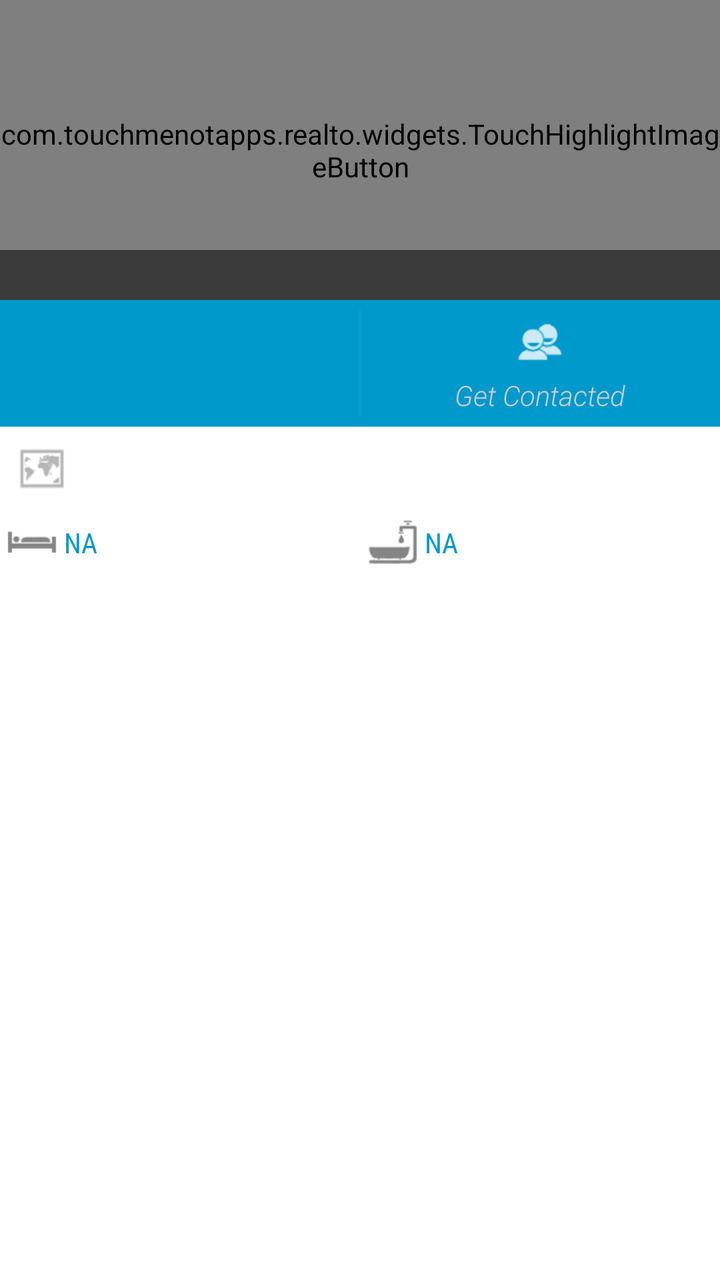
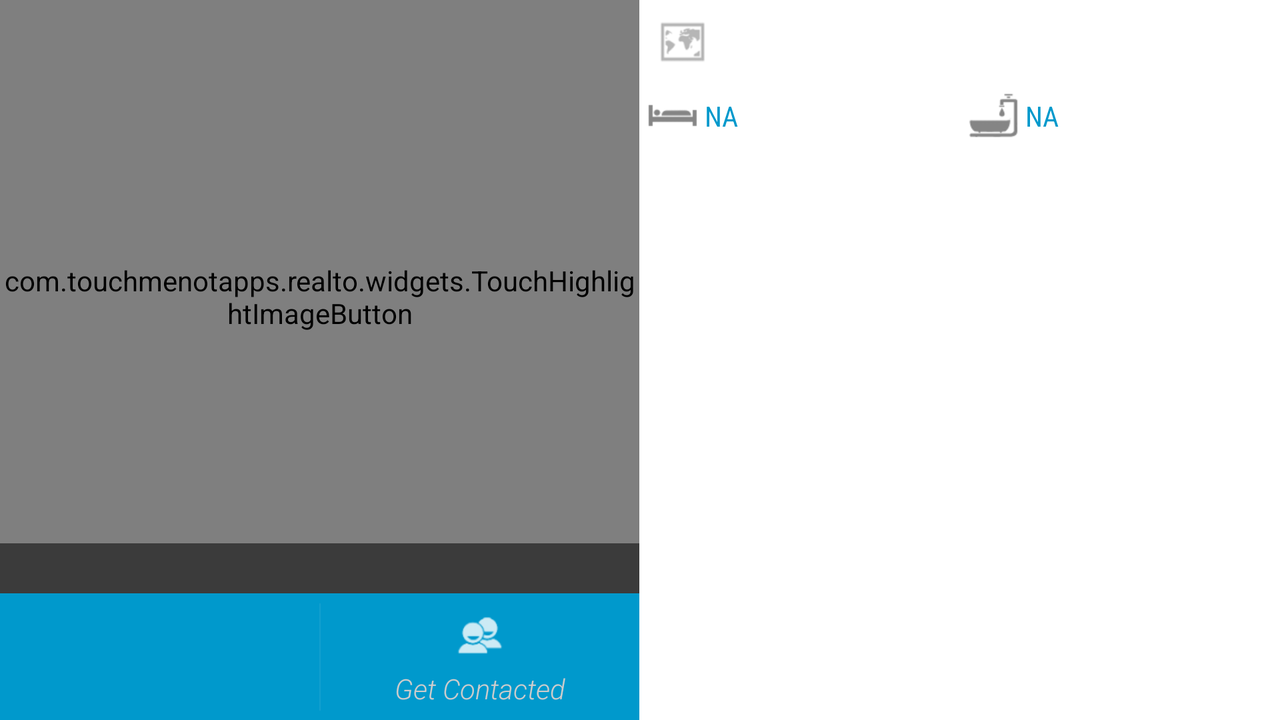

An Android layout and its configuration variant, each rendered on a device that would load it. The default file and the variant file are quoted in full after the pictures.
<!-- AndroidManifest.xml: application theme AppTheme -->
<!-- res/layout/fragment_property_details.xml -->
<?xml version="1.0" encoding="utf-8"?>

<RelativeLayout xmlns:android="http://schemas.android.com/apk/res/android"
    android:layout_width="match_parent"
    android:layout_height="match_parent"
    android:orientation="vertical" >

    <com.touchmenotapps.realto.widgets.TouchHighlightImageButton
        android:id="@+id/property_details_header_image"
        android:layout_width="match_parent"
        android:layout_height="@dimen/property_details_image_height"
        android:scaleType="centerCrop"
        android:src="@drawable/logo" />

    <TextView
        android:id="@+id/property_details_title_text"
        android:layout_width="match_parent"
        android:layout_height="wrap_content"
        android:layout_alignBottom="@+id/property_details_header_image"
        android:background="@color/transparent_background_color"
        android:fontFamily="sans-serif-condensed"
        android:gravity="center"
        android:padding="3dp"
        android:textColor="@android:color/white"
        android:textStyle="bold" />

    <LinearLayout
        android:id="@+id/property_contact_holder"
        android:layout_width="match_parent"
        android:layout_height="wrap_content"
        android:layout_below="@+id/property_details_header_image"
        android:background="@android:color/holo_blue_dark"
        android:divider="?android:dividerVertical"
        android:dividerPadding="5dp"
        android:gravity="center"
        android:orientation="horizontal"
        android:showDividers="middle" >

        <LinearLayout
            android:layout_width="match_parent"
            android:layout_height="match_parent"
            android:layout_weight="1"
            android:orientation="vertical"
            android:paddingBottom="10dp"
            android:paddingTop="10dp" >

            <TextView
                android:id="@+id/property_details_price"
                android:layout_width="match_parent"
                android:layout_height="wrap_content"
                android:fontFamily="sans-serif-condensed"
                android:gravity="center_horizontal"
                android:singleLine="true"
                android:textColor="@android:color/white"
                android:textSize="18sp"
                android:textStyle="bold" />

            <TextView
                android:id="@+id/property_details_price_currency"
                android:layout_width="match_parent"
                android:layout_height="wrap_content"
                android:fontFamily="sans-serif-light"
                android:gravity="center_horizontal"
                android:singleLine="true"
                android:textColor="@color/text_color"
                android:textSize="14sp"
                android:textStyle="italic" />
        </LinearLayout>

        <Button
            android:id="@+id/property_details_interested_btn"
            android:layout_width="match_parent"
            android:layout_height="match_parent"
            android:layout_margin="5dp"
            android:layout_weight="1"
            android:background="?android:selectableItemBackground"
            android:drawableTop="@drawable/ic_action_contact"
            android:fontFamily="sans-serif-light"
            android:text="@string/interested"
            android:textColor="@color/text_color"
            android:textSize="14sp"
            android:textStyle="italic" />
    </LinearLayout>

    <ScrollView
        android:layout_width="match_parent"
        android:layout_height="match_parent"
        android:layout_below="@+id/property_contact_holder"
        android:fillViewport="true"
        android:overScrollMode="never" >

        <LinearLayout
            android:layout_width="match_parent"
            android:layout_height="wrap_content"
            android:orientation="vertical" >

            <TextView
                android:id="@+id/property_details_address"
                android:layout_width="match_parent"
                android:layout_height="wrap_content"
                android:background="?android:selectableItemBackground"
                android:drawableLeft="@drawable/ic_action_address"
                android:drawablePadding="3dp"
                android:fontFamily="sans-serif-light"
                android:padding="5dp"
                android:textColor="@color/body_text_color"
                android:textSize="16sp"
                android:textStyle="italic" />

            <LinearLayout
                android:layout_width="match_parent"
                android:layout_height="wrap_content"
                android:divider="?android:dividerVertical"
                android:dividerPadding="2dp"
                android:orientation="horizontal"
                android:showDividers="middle" >

                <TextView
                    android:id="@+id/property_detials_bedroom_count"
                    style="@style/DetailsRoomCountText"
                    android:drawableLeft="@drawable/ic_bedroom"/>

                <TextView
                    android:id="@+id/property_detials_bathroom_count"
                    style="@style/DetailsRoomCountText"
                    android:drawableLeft="@drawable/ic_bathroom" />
            </LinearLayout>

            <TextView
                android:id="@+id/property_details_description"
                android:layout_width="match_parent"
                android:layout_height="wrap_content"
                android:padding="5dp"
                android:textColor="@color/body_text_color"
                android:textSize="12sp" />
        </LinearLayout>
    </ScrollView>

</RelativeLayout>
<!-- resources referenced by this layout -->
<resources>
  <color name="body_text_color">#FF838383</color>
  <color name="text_color">#FFCCCCCC</color>
  <color name="transparent_background_color">#88000000</color>
  <dimen name="property_details_image_height">150dp</dimen>
  <!-- drawable ic_action_address: png bitmap (drawable-hdpi, 836 bytes) -->
  <!-- drawable ic_action_contact: png bitmap (drawable-hdpi, 689 bytes) -->
  <!-- drawable ic_bathroom: png bitmap (drawable-hdpi, 636 bytes) -->
  <!-- drawable ic_bedroom: png bitmap (drawable-hdpi, 364 bytes) -->
  <!-- drawable logo: png bitmap (drawable-nodpi, 6909 bytes) -->
  <string name="interested">Get Contacted</string>
  <style name="DetailsRoomCountText">
          <item name="android:layout_width">match_parent</item>
          <item name="android:layout_height">wrap_content</item>
          <item name="android:layout_weight">1</item>
          <item name="android:fontFamily">sans-serif-condensed</item>
          <item name="android:gravity">center_vertical</item>
          <item name="android:singleLine">true</item>
          <item name="android:text">@string/not_available</item>
          <item name="android:textColor">@android:color/holo_blue_dark</item>
      </style>
  <style name="AppTheme" parent="AppBaseTheme">
          
      </style>
  <string name="not_available">NA</string>
  <style name="AppBaseTheme" parent="android:Theme.Light">
          
      </style>
</resources>
<!-- res/layout-land/fragment_property_details.xml (the repository's variant of the layout above) -->
<!-- drawn on the phone turned sideways -->
<?xml version="1.0" encoding="utf-8"?>

<LinearLayout xmlns:android="http://schemas.android.com/apk/res/android"
    android:layout_width="match_parent"
    android:layout_height="match_parent"
    android:divider="?android:dividerVertical"
    android:orientation="horizontal"
    android:showDividers="middle" >

    <RelativeLayout
        android:layout_width="match_parent"
        android:layout_height="match_parent"
        android:layout_weight="1"
        android:orientation="vertical" >

        <com.touchmenotapps.realto.widgets.TouchHighlightImageButton
            android:id="@+id/property_details_header_image"
            android:layout_width="match_parent"
            android:layout_height="match_parent"
            android:layout_above="@+id/property_contact_holder"
            android:scaleType="centerCrop"
            android:src="@drawable/logo" />

        <TextView
            android:id="@+id/property_details_title_text"
            android:layout_width="match_parent"
            android:layout_height="wrap_content"
            android:layout_alignBottom="@+id/property_details_header_image"
            android:background="@color/transparent_background_color"
            android:fontFamily="sans-serif-condensed"
            android:gravity="center"
            android:padding="3dp"
            android:textColor="@android:color/white"
            android:textStyle="bold" />

        <LinearLayout
            android:id="@+id/property_contact_holder"
            android:layout_width="match_parent"
            android:layout_height="wrap_content"
            android:layout_alignParentBottom="true"
            android:background="@android:color/holo_blue_dark"
            android:divider="?android:dividerVertical"
            android:dividerPadding="5dp"
            android:gravity="center"
            android:orientation="horizontal"
            android:showDividers="middle" >

            <LinearLayout
                android:layout_width="match_parent"
                android:layout_height="match_parent"
                android:layout_weight="1"
                android:orientation="vertical"
                android:paddingBottom="10dp"
                android:paddingTop="10dp" >

                <TextView
                    android:id="@+id/property_details_price"
                    android:layout_width="match_parent"
                    android:layout_height="wrap_content"
                    android:fontFamily="sans-serif-condensed"
                    android:gravity="center_horizontal"
                    android:singleLine="true"
                    android:textColor="@android:color/white"
                    android:textSize="18sp"
                    android:textStyle="bold" />

                <TextView
                    android:id="@+id/property_details_price_currency"
                    android:layout_width="match_parent"
                    android:layout_height="wrap_content"
                    android:fontFamily="sans-serif-light"
                    android:gravity="center_horizontal"
                    android:singleLine="true"
                    android:textColor="@color/text_color"
                    android:textSize="14sp"
                    android:textStyle="italic" />
            </LinearLayout>

            <Button
                android:id="@+id/property_details_interested_btn"
                android:layout_width="match_parent"
                android:layout_height="match_parent"
                android:layout_margin="5dp"
                android:layout_weight="1"
                android:background="?android:selectableItemBackground"
                android:drawableTop="@drawable/ic_action_contact"
                android:fontFamily="sans-serif-light"
                android:text="@string/interested"
                android:textColor="#FFCCCCCC"
                android:textSize="14sp"
                android:textStyle="italic" />
        </LinearLayout>
    </RelativeLayout>

    <ScrollView
        android:layout_width="match_parent"
        android:layout_height="match_parent"
        android:layout_weight="1"
        android:fillViewport="true"
        android:overScrollMode="never" >

        <LinearLayout
            android:layout_width="match_parent"
            android:layout_height="wrap_content"
            android:orientation="vertical" >

            <TextView
                android:id="@+id/property_details_address"
                android:layout_width="match_parent"
                android:layout_height="wrap_content"
                android:background="?android:selectableItemBackground"
                android:drawableLeft="@drawable/ic_action_address"
                android:drawablePadding="3dp"
                android:fontFamily="sans-serif-light"
                android:padding="5dp"
                android:textColor="@color/body_text_color"
                android:textSize="16sp"
                android:textStyle="italic" />
            
            <LinearLayout
                android:layout_width="match_parent"
                android:layout_height="wrap_content"
                android:divider="?android:dividerVertical"
                android:dividerPadding="2dp"
                android:orientation="horizontal"
                android:showDividers="middle" >

                <TextView
                    android:id="@+id/property_detials_bedroom_count"
                    style="@style/DetailsRoomCountText"
                    android:drawableLeft="@drawable/ic_bedroom" />

                <TextView
                    android:id="@+id/property_detials_bathroom_count"
                    style="@style/DetailsRoomCountText"
                    android:drawableLeft="@drawable/ic_bathroom" />
            </LinearLayout>

            <TextView
                android:id="@+id/property_details_description"
                android:layout_width="match_parent"
                android:layout_height="wrap_content"
                android:padding="5dp"
                android:textColor="@color/body_text_color"
                android:textSize="12sp" />
        </LinearLayout>
    </ScrollView>

</LinearLayout>
<!-- resources referenced by the variant -->
<!-- as the phone turned sideways resolves them -->
<resources>
  <color name="body_text_color">#FF838383</color>
  <color name="text_color">#FFCCCCCC</color>
  <color name="transparent_background_color">#88000000</color>
  <!-- drawable ic_action_address: png bitmap (drawable-hdpi, 836 bytes) -->
  <!-- drawable ic_action_contact: png bitmap (drawable-hdpi, 689 bytes) -->
  <!-- drawable ic_bathroom: png bitmap (drawable-hdpi, 636 bytes) -->
  <!-- drawable ic_bedroom: png bitmap (drawable-hdpi, 364 bytes) -->
  <!-- drawable logo: png bitmap (drawable-nodpi, 6909 bytes) -->
  <string name="interested">Get Contacted</string>
  <style name="DetailsRoomCountText">
          <item name="android:layout_width">match_parent</item>
          <item name="android:layout_height">wrap_content</item>
          <item name="android:layout_weight">1</item>
          <item name="android:fontFamily">sans-serif-condensed</item>
          <item name="android:gravity">center_vertical</item>
          <item name="android:singleLine">true</item>
          <item name="android:text">@string/not_available</item>
          <item name="android:textColor">@android:color/holo_blue_dark</item>
      </style>
  <style name="AppTheme" parent="AppBaseTheme">
          
      </style>
  <string name="not_available">NA</string>
  <style name="AppBaseTheme" parent="android:Theme.Light">
          
      </style>
</resources>
